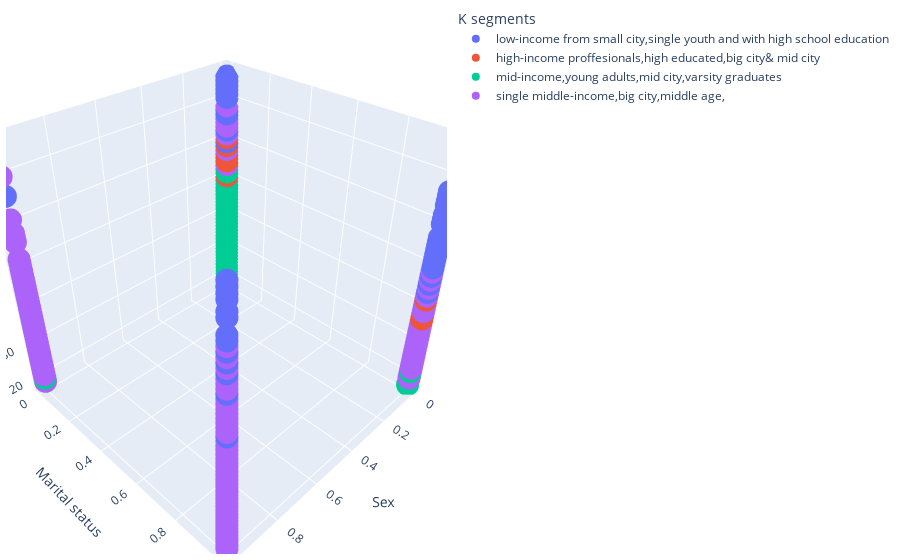

The cell this chart's notebook holds for it:
### Code cell
fig = px.scatter_3d(seg_pca_kmeans, x='Sex', y='Marital status', z='Age',
              color='K segments',size_max=18)
fig.update_layout(margin=dict(l=6, r=6, b=6, t=6))

### Figure 1 — Plotly figure (JSON) as saved in the notebook; plotly's stock layout.template omitted (floating-point values rounded to 4 significant figures; data arrays with more than 128 entries replaced by an {"elided": "..."} marker saying what was removed)
{"data": [{"hovertemplate": "K segments=low-income from small city,single youth and with high school education<br>Sex=%{x}<br>Marital status=%{y}<br>Age=%{z}<extra></extra>", "legendgroup": "low-income from small city,single youth and with high school education", "marker": {"color": "#636efa", "symbol": "circle"}, "mode": "markers", "name": "low-income from small city,single youth and with high school education", "scene": "scene", "showlegend": true, "type": "scatter3d", "x": {"elided": "280 int values"}, "y": {"elided": "280 int values"}, "z": {"elided": "280 int values"}}, {"hovertemplate": "K segments=high-income proffesionals,high educated,big city& mid city <br>Sex=%{x}<br>Marital status=%{y}<br>Age=%{z}<extra></extra>", "legendgroup": "high-income proffesionals,high educated,big city& mid city ", "marker": {"color": "#EF553B", "symbol": "circle"}, "mode": "markers", "name": "high-income proffesionals,high educated,big city& mid city ", "scene": "scene", "showlegend": true, "type": "scatter3d", "x": {"elided": "640 int values"}, "y": {"elided": "640 int values"}, "z": {"elided": "640 int values"}}, {"hovertemplate": "K segments=mid-income,young adults,mid city,varsity graduates<br>Sex=%{x}<br>Marital status=%{y}<br>Age=%{z}<extra></extra>", "legendgroup": "mid-income,young adults,mid city,varsity graduates", "marker": {"color": "#00cc96", "symbol": "circle"}, "mode": "markers", "name": "mid-income,young adults,mid city,varsity graduates", "scene": "scene", "showlegend": true, "type": "scatter3d", "x": {"elided": "315 int values"}, "y": {"elided": "315 int values"}, "z": {"elided": "315 int values"}}, {"hovertemplate": "K segments=single middle-income,big city,middle age,<br>Sex=%{x}<br>Marital status=%{y}<br>Age=%{z}<extra></extra>", "legendgroup": "single middle-income,big city,middle age,", "marker": {"color": "#ab63fa", "symbol": "circle"}, "mode": "markers", "name": "single middle-income,big city,middle age,", "scene": "scene", "showlegend": true, "type": "scatter3d", "x": {"elided": "765 int values"}, "y": {"elided": "765 int values"}, "z": {"elided": "765 int values"}}], "layout": {"legend": {"title": {"text": "K segments"}, "tracegroupgap": 0}, "margin": {"b": 6, "l": 6, "r": 6, "t": 6}, "scene": {"domain": {"x": [0, 1], "y": [0, 1]}, "xaxis": {"title": {"text": "Sex"}}, "yaxis": {"title": {"text": "Marital status"}}, "zaxis": {"title": {"text": "Age"}}}}}
